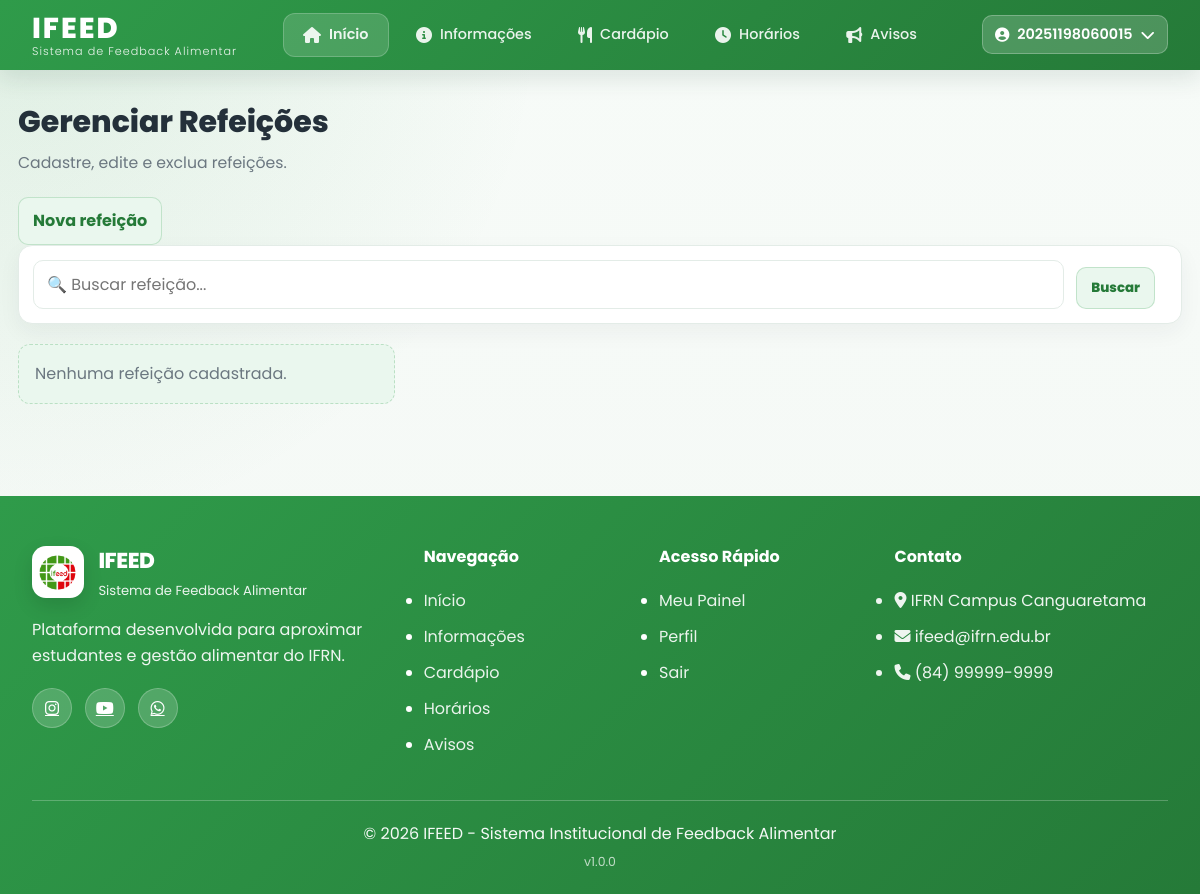
Page /admin-ifeed/refeicoes/ (signed in) on the earlier database version.
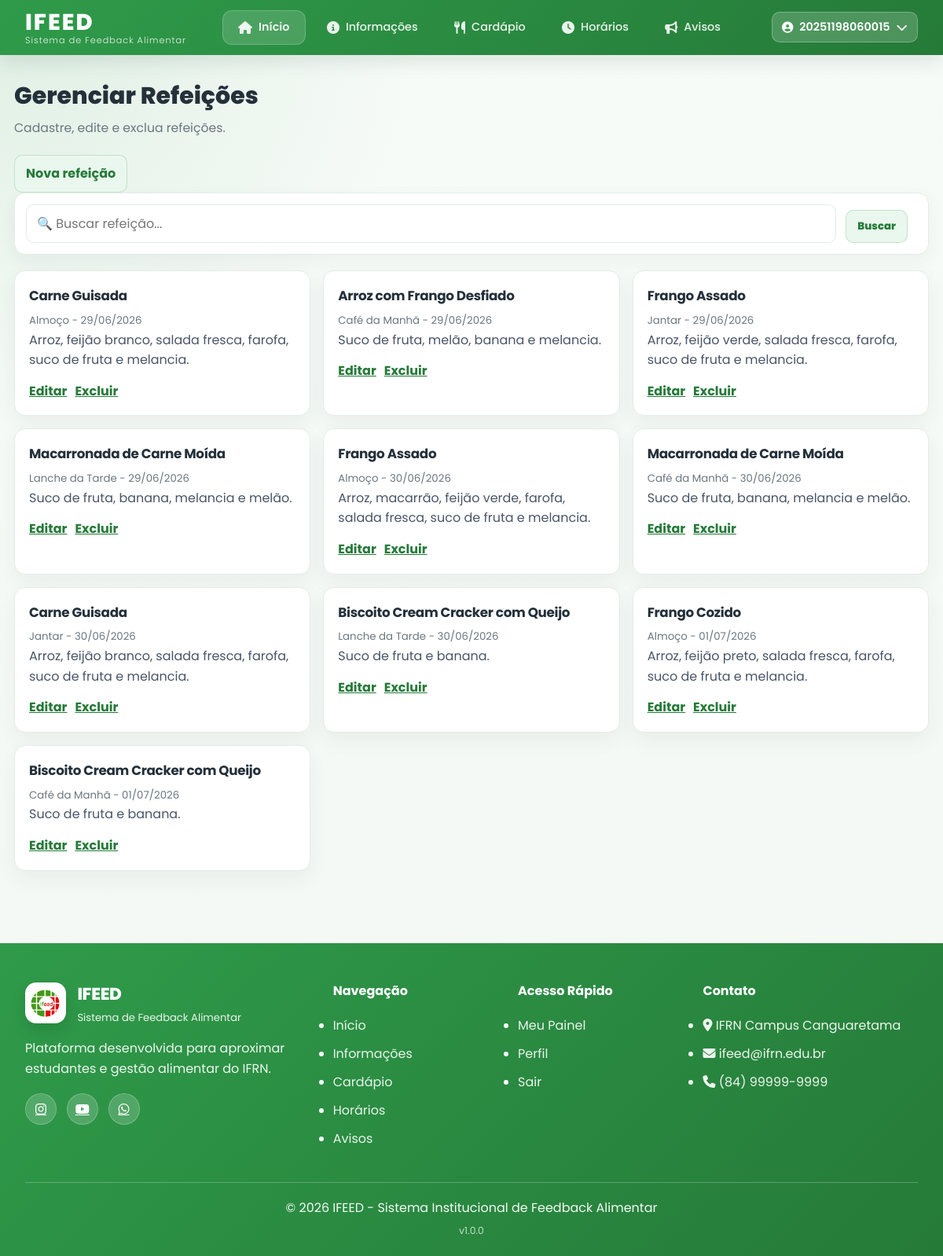
Same page on the later database version.
### core/models.py (models this page shows, shortened)
class Refeicao(models.Model):
    TIPO_CHOICES = [
        ('CAFE', 'Café da Manhã'),
        ('ALMOCO', 'Almoço'),
        ('LANCHE', 'Lanche da Tarde'),
        ('JANTAR', 'Jantar'),
        ('CEIA', 'Ceia'),
    ]
    titulo = models.CharField('Título', max_length=160)
    descricao = models.TextField('Descrição')
    tipo = models.CharField('Tipo', max_length=20, choices=TIPO_CHOICES)
    data = models.DateField('Data')
    ativo = models.BooleanField('Ativo', default=True)
    criado_em = models.DateTimeField('Criado em', auto_now_add=True)
    atualizado_em = models.DateTimeField('Atualizado em', auto_now=True)
    class Meta:
        verbose_name = 'Refeição'
        verbose_name_plural = 'Refeições'
        ordering = ['data', 'tipo', 'titulo']

### core/views.py (the view)
    @login_required
    def wrapper(request, *args, **kwargs):
        if not usuario_e_admin(request.user):
            messages.error(request, 'Você não tem permissão para acessar essa página.')
            return redirect('aluno')
        return view_func(request, *args, **kwargs)

### core/models.py (called while the page is built)
    @property
    def is_admin_ifeed(self):
        return self.tipo_usuario == 'ADMIN' or self.is_staff or self.is_superuser

### core/views.py (called while the page is built)
def usuario_e_admin(usuario):
    return (
        usuario.is_authenticated
        and (usuario.tipo_usuario == 'ADMIN' or usuario.is_staff or usuario.is_superuser)
    )

def admin_required(view_func):
    @login_required
    def wrapper(request, *args, **kwargs):
        if not usuario_e_admin(request.user):
            messages.error(request, 'Você não tem permissão para acessar essa página.')
            return redirect('aluno')
        return view_func(request, *args, **kwargs)
    return wrapper

@admin_required
def refeicao_list_view(request):
    termo = (request.GET.get('q') or '').strip()
    refeicoes = Refeicao.objects.all()
    if termo:
        refeicoes = refeicoes.filter(Q(titulo__icontains=termo) | Q(descricao__icontains=termo))
    paginator = Paginator(refeicoes, 10)
    return render(request, 'crud_refeicoes.html', {
        'page_obj': paginator.get_page(request.GET.get('page')),
        'termo': termo,
    })

### templates/crud_refeicoes.html (shortened to what this page needs)
{% extends 'base.html' %}
{% load static %}
{% block extra_css %}
    <link rel="stylesheet" href="{% static 'estilos/admin.css' %}">
{% endblock %}
{% block content %}
<main class="admin-main">
    <h1>Gerenciar Refeições</h1>
    <p class="page-subtitle">Cadastre, edite e exclua refeições.</p>
    <p><a href="{% url 'refeicao_create' %}" class="btn-secondary">Nova refeição</a></p>
    <form method="get" class="filters-section">
        <div class="search-box">
            <input type="text" name="q" value="{{ termo }}" placeholder="🔍 Buscar refeição...">
        </div>
        <button type="submit" class="btn-secondary">Buscar</button>
    </form>
    <div class="feedbacks-container">
        {% for refeicao in page_obj %}
            <article class="feedback-card">
                <h3>{{ refeicao.titulo }}</h3>
                <small>{{ refeicao.get_tipo_display }} - {{ refeicao.data|date:"d/m/Y" }}</small>
                <p>{{ refeicao.descricao }}</p>
                <div class="feedback-footer">
                    <a href="{% url 'refeicao_update' refeicao.id %}">Editar</a>
                    <a href="{% url 'refeicao_delete' refeicao.id %}">Excluir</a>
                </div>
            </article>
        {% empty %}
            <p class="empty-state">Nenhuma refeição cadastrada.</p>
        {% endfor %}
    </div>
</main>
{% endblock %}

Differences in the rows shown:
added Refeicao: titulo "Carne Guisada", tipo "Almoço", data "29/06/2026", descricao "Arroz, feijão branco, salada fresca, farofa, suco de fruta e melancia."
added Refeicao: titulo "Arroz com Frango Desfiado", tipo "Café da Manhã", data "29/06/2026", descricao "Suco de fruta, melão, banana e melancia."
added Refeicao: titulo "Frango Assado", tipo "Jantar", data "29/06/2026", descricao "Arroz, feijão verde, salada fresca, farofa, suco de fruta e melancia."
added Refeicao: titulo "Macarronada de Carne Moída", tipo "Lanche da Tarde", data "29/06/2026", descricao "Suco de fruta, banana, melancia e melão."
added Refeicao: titulo "Frango Assado", tipo "Almoço", data "30/06/2026", descricao "Arroz, macarrão, feijão verde, farofa, salada fresca, suco de fruta e melancia."
added Refeicao: titulo "Macarronada de Carne Moída", tipo "Café da Manhã", data "30/06/2026", descricao "Suco de fruta, banana, melancia e melão."
added Refeicao: titulo "Carne Guisada", tipo "Jantar", data "30/06/2026", descricao "Arroz, feijão branco, salada fresca, farofa, suco de fruta e melancia."
added Refeicao: titulo "Biscoito Cream Cracker com Queijo", tipo "Lanche da Tarde", data "30/06/2026", descricao "Suco de fruta e banana."
added Refeicao: titulo "Frango Cozido", tipo "Almoço", data "01/07/2026", descricao "Arroz, feijão preto, salada fresca, farofa, suco de fruta e melancia."
added Refeicao: titulo "Biscoito Cream Cracker com Queijo", tipo "Café da Manhã", data "01/07/2026", descricao "Suco de fruta e banana."
Other differences:
text no longer shown: "Nenhuma refeição cadastrada."
